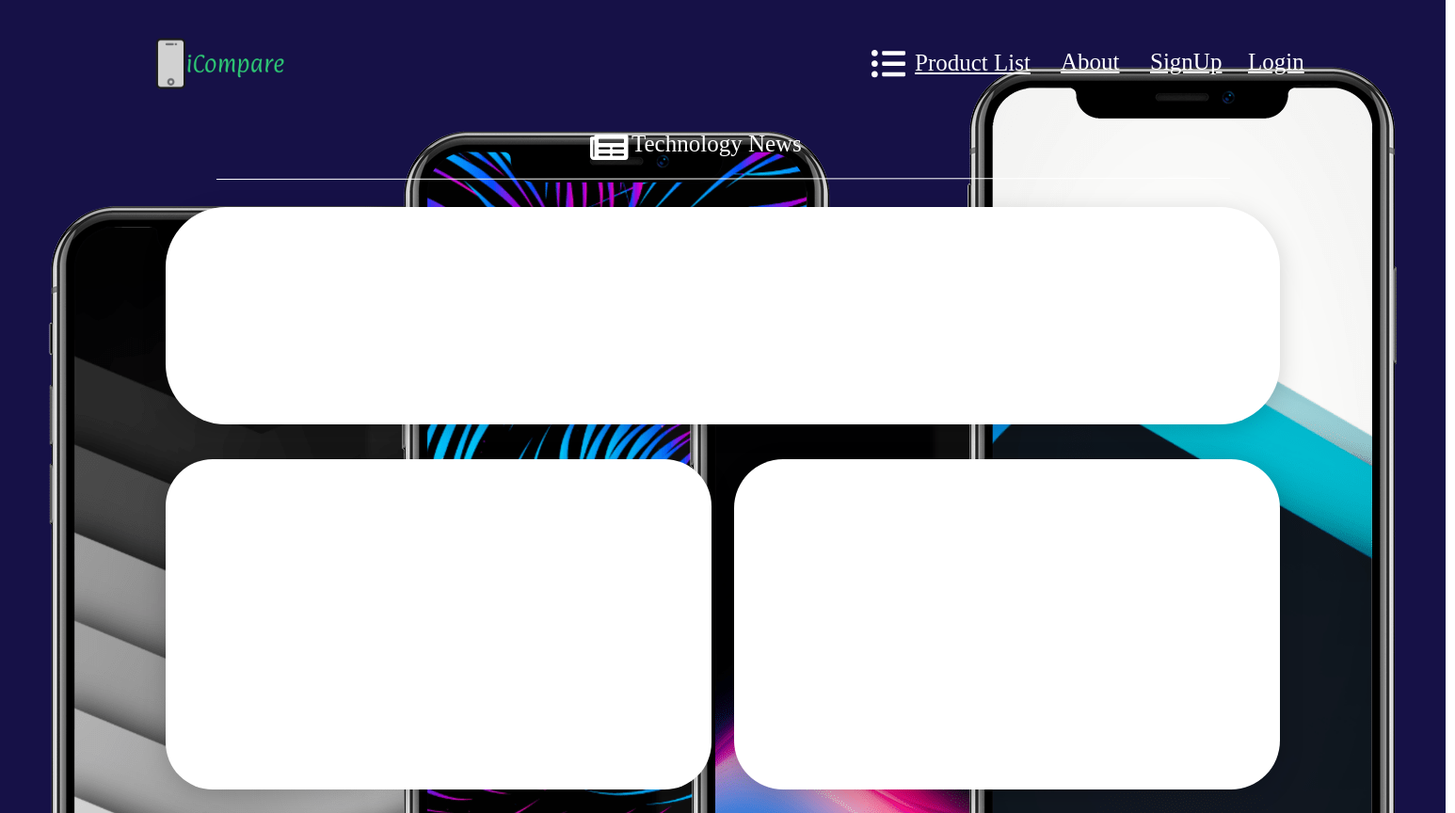
The app's page /home, older data.
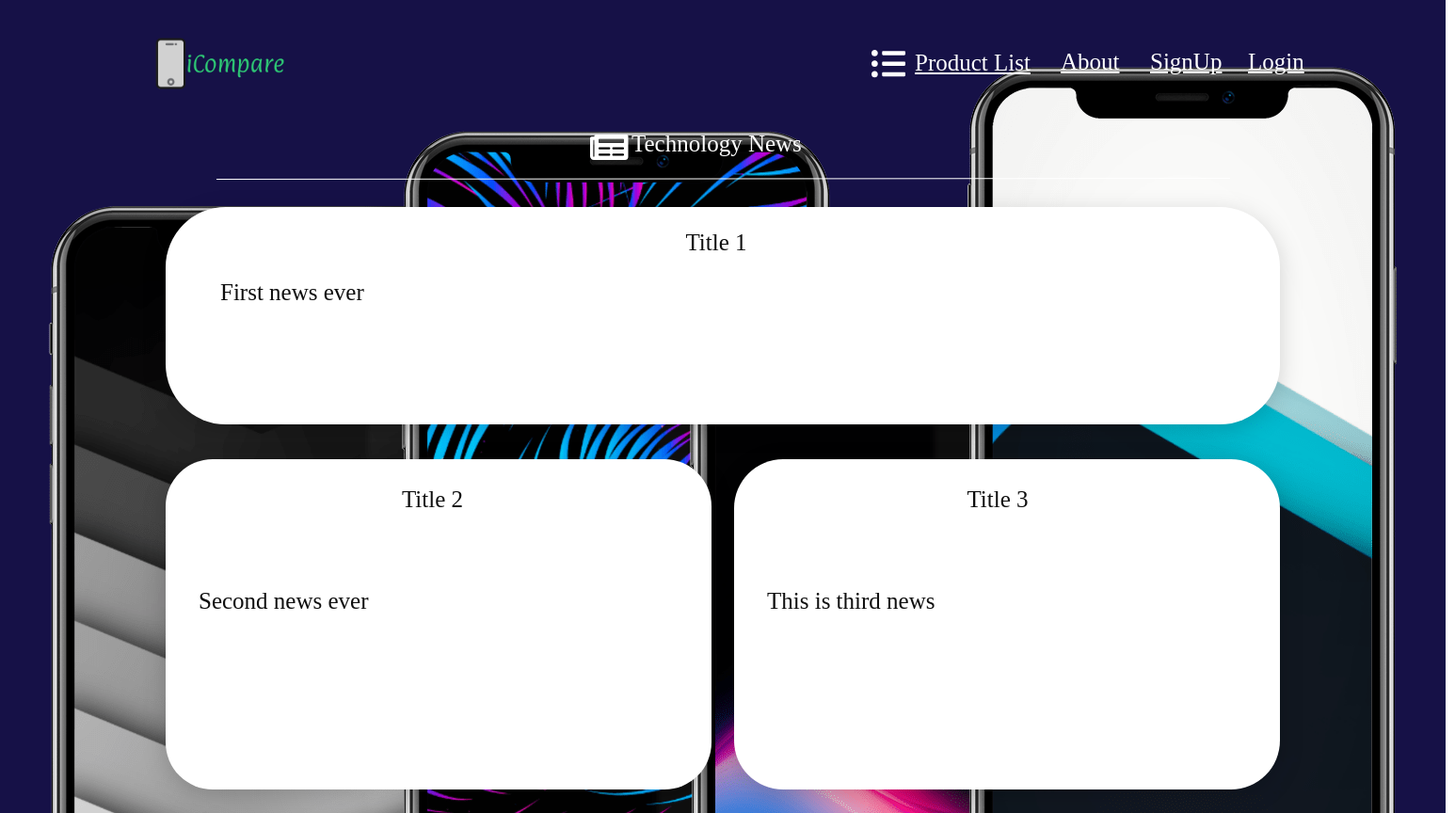
The same page, newer data.
### icomp/models.py (models this page shows, shortened)
class News(db.Model):
	n_id = db.Column(db.Integer,primary_key=True)
	title = db.Column(db.String(120),unique=True,nullable=False)
	content = db.Column(db.Text,nullable=False)

### icomp/routes.py (the view)
@app.route("/")
@app.route("/home",methods=['GET','POST'])
def home():
	news1 = News.query.first()
	news2 = News.query.filter_by(n_id=2).first()
	news3 = News.query.filter_by(n_id=3).first()
	return render_template('home.html',news1=news1,news2=news2,news3=news3)

### icomp/templates/home.html (shortened to what this page needs)
<!DOCTYPE html>
<html>
<head>
</head>
<body>
<div id="final___1">
	<div id="Group_1">
		<img id="wallpaper" src="{{ url_for('static', filename='pics/indexwallpaper.png') }}" >
		<svg class="Rectangle_4">
			<rect fill="rgba(255,255,255,1)" id="Rectangle_4" rx="64" ry="64" x="0" y="0" width="1184" height="231">
			</rect>
		</svg>
		<svg class="Rectangle_5">
			<rect fill="rgba(255,255,255,1)" id="Rectangle_5" rx="50" ry="50" x="0" y="0" width="580" height="351">
			</rect>
		</svg>
		<svg class="Rectangle_6">
			<rect fill="rgba(255,255,255,1)" id="Rectangle_6" rx="52" ry="52" x="0" y="0" width="580" height="351">
			</rect>
		</svg>
		<div id="Lorem_ipsum_dolor_sit_amet__co">
			<span>{{ news3.content }}</span>
		</div>
		<div id="Lorem_ipsum_dolor_sit_amet__co_p">
			<span>{{ news2.content }}</span>
		</div>
		<div id="Lorem_ipsum_dolor_sit_amet__co_q">
			<span>{{ news1.content }}</span>
		</div>
		<div id="Headline_1">
			<span>{{ news1.title }}</span>
		</div>
		<div id="Headline_2">
			<span>{{ news2.title }}</span>
		</div>
		<div id="Headline_3">
			<span>{{ news3.title }}</span>
		</div>
		<div id="Technology_News_">
			<span>Technology News</span><br>
		</div>
		<svg class="Line_3" viewBox="0 0 1077 1">
			<path fill="transparent" stroke="rgba(255,255,255,1)" stroke-width="1px" stroke-linejoin="miter" stroke-linecap="butt" stroke-miterlimit="4" shape-rendering="auto" id="Line_3" d="M 0 1 L 1077 0">
			</path>
		</svg>
		{% if current_user.is_authenticated %}
		<div id="Login">
			<a style="color: #FFFFFF" href="{{ url_for('logout') }}"><span class="glyphicon glyphicon-log-out"></span>Logout</a></li>
		</div>
		<div id="About">
			<a style="color: #FFFFFF" href="{{ url_for('about') }}"><span>About</span></a>
		</div>
		<div id="Product_List">
			<a style="color: #FFFFFF" href="{{ url_for('products') }}"><span>Product List</span></a>
		</div>
		{% else %}
		<div id="Login">
			<a style="color: #FFFFFF" href="{{ url_for('login') }}"> Login</a>
		</div>
		<div id="Signup">
			<a style="color: #FFFFFF" href="{{ url_for('signup') }}"> SignUp</a></li>
		</div>
		<div id="About">
			<a style="color: #FFFFFF" href="{{ url_for('about') }}"><span>About</span></a>
		</div>
		<div id="Product_List">
			<a style="color: #FFFFFF" href="{{ url_for('products') }}"><span>Product List</span></a>
		</div>
		{% endif %}
		<img id="logo" src="{{ url_for('static', filename='pics/logo.png') }}" >
	</div>
</div>
</body>
</html>

### icomp/templates/home.html (style rules this page uses)
:root { --web-view-ids: final___1; }
* { margin: 0; padding: 0; box-sizing: border-box; border: none; }
#final___1 { position: absolute; width: 1536px; height: 864px; background-color: rgba(255,255,255,1); overflow: hidden; --web-view-name: final – 1; --web-view-id: final___1; --web-scale-on-resize: true; --web-enable-deep-linking: true; }
#Group_1 { position: absolute; width: 1920px; height: 1288px; left: -192px; top: -8px; overflow: visible; }
#wallpaper { position: absolute; width: 1920px; height: 1280px; left: 0px; top: 8px; overflow: visible; }
.Rectangle_4 { filter: drop-shadow(0px 6px 12px rgba(0, 0, 0, 0.161)); position: absolute; overflow: visible; width: 1220px; height: 267px; left: 368px; top: 228px; }
.Rectangle_5 { filter: drop-shadow(0px 6px 12px rgba(0, 0, 0, 0.161)); position: absolute; overflow: visible; width: 616px; height: 387px; left: 368px; top: 496px; }
.Rectangle_6 { filter: drop-shadow(0px 6px 12px rgba(0, 0, 0, 0.161)); position: absolute; overflow: visible; width: 616px; height: 387px; left: 972px; top: 496px; }
#Lorem_ipsum_dolor_sit_amet__co { position: absolute; left: 1007px; top: 633px; overflow: visible; width: 511px; height: 189px; text-align: left; font-family: Cambria; font-style: normal; font-weight: normal; font-size: 25px; color: rgba(15,15,15,1); }
#Lorem_ipsum_dolor_sit_amet__co_p { position: absolute; left: 403px; top: 633px; overflow: visible; width: 511px; height: 181px; text-align: left; font-family: Cambria; font-style: normal; font-weight: normal; font-size: 25px; color: rgba(15,15,15,1); }
#Lorem_ipsum_dolor_sit_amet__co_q { position: absolute; left: 426px; top: 305px; overflow: visible; width: 1054px; height: 122px; text-align: left; font-family: Cambria; font-style: normal; font-weight: normal; font-size: 25px; color: rgba(15,15,15,1); }
#Headline_1 { position: absolute; left: 426px; top: 252px; overflow: visible; width: 1054px; height: 32px; text-align: center; font-family: Cambria; font-style: normal; font-weight: normal; font-size: 25px; color: rgba(15,15,15,1); }
#Headline_2 { position: absolute; left: 412px; top: 525px; overflow: visible; width: 479px; height: 87px; text-align: center; font-family: Cambria; font-style: normal; font-weight: normal; font-size: 25px; color: rgba(15,15,15,1); }
#Headline_3 { position: absolute; left: 1024px; top: 525px; overflow: visible; width: 456px; height: 87px; text-align: center; font-family: Cambria; font-style: normal; font-weight: normal; font-size: 25px; color: rgba(15,15,15,1); }
#Technology_News_ { position: absolute; left: 863px; top: 147px; overflow: hidden; width: 195px; height: 37px; text-align: left; font-family: Cambria; font-style: normal; font-weight: normal; font-size: 25px; color: rgba(255,255,255,1); }
.Icon_awesome_newspaper { overflow: visible; position: absolute; width: 40.5px; height: 27px; left: 819px; top: 151px; transform: matrix(1,0,0,1,0,0); }
.Line_3 { overflow: visible; position: absolute; width: 1077.001px; height: 2px; left: 421.5px; top: 196.5px; transform: matrix(1,0,0,1,0,0); }
#Login { position: absolute; left: 1518px; top: 60px; overflow: visible; width: 64px; white-space: nowrap; text-align: left; font-family: Georgia; font-style: normal; font-weight: normal; font-size: 25px; color: rgba(255,255,255,1); }
#Signup { position: absolute; left: 1414px; top: 60px; overflow: visible; width: 86px; height: 29px; text-align: left; font-family: Georgia; font-style: normal; font-weight: normal; font-size: 25px; color: rgba(255,255,255,1); }
#About { position: absolute; left: 1319px; top: 60px; overflow: visible; width: 77px; height: 36px; text-align: left; font-family: Georgia; font-style: normal; font-weight: normal; font-size: 25px; color: rgba(255,255,255,1); }
#Product_List { position: absolute; left: 1164px; top: 61px; overflow: visible; width: 137px; white-space: nowrap; text-align: left; font-family: Georgia;w font-style: normal; font-weight: normal; font-size: 25px; color: rgba(255,255,255,1); }
.Icon_awesome_list_ul { overflow: visible; position: absolute; width: 36px; height: 29.25px; left: 1118px; top: 61px; transform: matrix(1,0,0,1,0,0); }
#logo { position: absolute; width: 151px; height: 151px; left: 350px; top: 0px; overflow: visible; }

Row changes from the older to the newer data that the page shows:
added News: content "This is third news", title "Title 3"
added News: content "Second news ever", title "Title 2"
added News: content "First news ever", title "Title 1"
